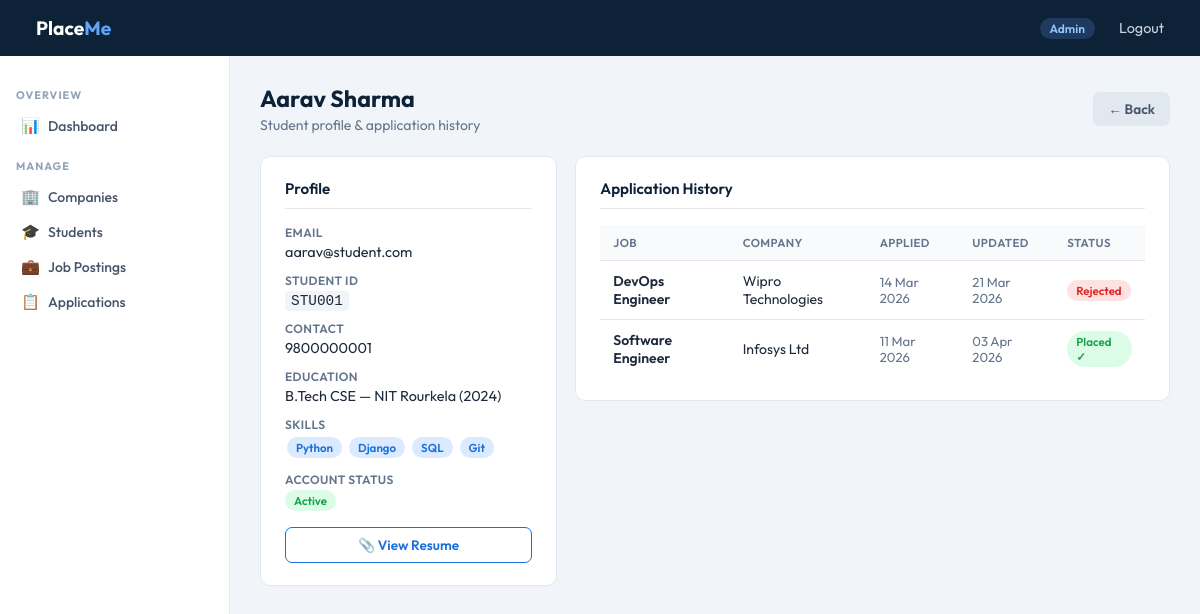
The page /admin/student/1 (signed in) on the database its author committed.
### app.py (models this page shows, shortened)
class Student(db.Model):
    __tablename__ = 'student'
    id              = db.Column(db.Integer, primary_key=True)
    name            = db.Column(db.String(100), nullable=False)
    email           = db.Column(db.String(120), unique=True, nullable=False)
    password        = db.Column(db.String(200), nullable=False)
    student_id      = db.Column(db.String(50), unique=True)
    contact         = db.Column(db.String(20))
    education       = db.Column(db.Text)
    skills          = db.Column(db.Text)
    resume_path     = db.Column(db.String(200))
    is_active       = db.Column(db.Boolean, default=True)
    registered_date = db.Column(db.DateTime, default=datetime.utcnow)
    applications = db.relationship(
        'Application', backref='student',
        lazy=True, cascade='all, delete-orphan'
    )

class Application(db.Model):
    __tablename__ = 'application'
    id           = db.Column(db.Integer, primary_key=True)
    student_id   = db.Column(db.Integer, db.ForeignKey('student.id'), nullable=False)
    job_id       = db.Column(db.Integer, db.ForeignKey('job_position.id'), nullable=False)
    status       = db.Column(db.String(20), default='Applied')  # Applied → Shortlisted → Selected / Rejected / Placed
    applied_date = db.Column(db.DateTime, default=datetime.utcnow)
    updated_date = db.Column(db.DateTime, default=datetime.utcnow)
    placement = db.relationship(
        'Placement', backref='application',
        uselist=False, cascade='all, delete-orphan'
    )

class JobPosition(db.Model):
    __tablename__ = 'job_position'
    id              = db.Column(db.Integer, primary_key=True)
    company_id      = db.Column(db.Integer, db.ForeignKey('company.id'), nullable=False)
    title           = db.Column(db.String(100), nullable=False)
    description     = db.Column(db.Text)
    required_skills = db.Column(db.Text)
    experience      = db.Column(db.String(50))
    salary_range    = db.Column(db.String(50))
    status          = db.Column(db.String(20), default='Active')  # Active / Closed
    is_approved     = db.Column(db.Boolean, default=False)
    posted_date     = db.Column(db.DateTime, default=datetime.utcnow)
    applications = db.relationship(
        'Application', backref='job_position',
        lazy=True, cascade='all, delete-orphan'
    )

class Company(db.Model):
    __tablename__ = 'company'
    id              = db.Column(db.Integer, primary_key=True)
    name            = db.Column(db.String(100), nullable=False)
    email           = db.Column(db.String(120), unique=True, nullable=False)
    password        = db.Column(db.String(200), nullable=False)
    industry        = db.Column(db.String(100))
    contact         = db.Column(db.String(20))
    is_approved     = db.Column(db.Boolean, default=False)
    is_active       = db.Column(db.Boolean, default=True)
    registered_date = db.Column(db.DateTime, default=datetime.utcnow)
    job_positions = db.relationship(
        'JobPosition', backref='company',
        lazy=True, cascade='all, delete-orphan'
    )

### app.py (the view)
@app.route('/admin/student/<int:student_id>')
def admin_view_student(student_id):
    if session.get('role') != 'admin':
        flash('Unauthorized access!', 'danger')
        return redirect(url_for('login'))
    student = Student.query.get_or_404(student_id)
    applications = Application.query.filter_by(
        student_id=student_id
    ).order_by(Application.applied_date.desc()).all()
    return render_template('admin_view_student.html', student=student, applications=applications)

### app.py (called while the page is built)
@app.context_processor
def inject_student():
    if session.get('role') == 'student':
        return dict(student=Student.query.get(session['user_id']))
    return dict(student=None)

### templates/admin_view_student.html (shortened to what this page needs)
{% extends "base.html" %}
{% block content %}
<div class="page-header">
  <div class="header-row">
    <div>
      <h1>{{ student.name }}</h1>
      <p>Student profile &amp; application history</p>
    </div>
    <a href="{{ url_for('admin_students') }}" class="btn btn-gray">← Back</a>
  </div>
</div>
<div style="display:grid;grid-template-columns:1fr 2fr;gap:18px;align-items:start;">
  <div class="card">
    <div class="card-title">Profile</div>
    <div style="display:flex;flex-direction:column;gap:12px;">
      <div class="profile-field">
        <div class="pf-label">Email</div>
        <div class="pf-value">{{ student.email }}</div>
      </div>
      <div class="profile-field">
        <div class="pf-label">Student ID</div>
        <div class="pf-value"><code style="background:#f1f5f9;padding:2px 6px;border-radius:4px;">{{ student.student_id or '—' }}</code></div>
      </div>
      <div class="profile-field">
        <div class="pf-label">Contact</div>
        <div class="pf-value">{{ student.contact or '—' }}</div>
      </div>
      <div class="profile-field">
        <div class="pf-label">Education</div>
        <div class="pf-value">{{ student.education or '—' }}</div>
      </div>
      <div class="profile-field">
        <div class="pf-label">Skills</div>
        <div class="pf-value">
          {% if student.skills %}
            {% for skill in student.skills.split(',') %}
              <span class="badge badge-blue" style="margin:2px;">{{ skill.strip() }}</span>
            {% endfor %}
          {% else %}—{% endif %}
        </div>
      </div>
      <div class="profile-field">
        <div class="pf-label">Account Status</div>
        <div class="pf-value">
          {% if student.is_active %}<span class="badge badge-green">Active</span>
          {% else %}<span class="badge badge-red">Blacklisted</span>{% endif %}
        </div>
      </div>
      {% if student.resume_path %}
      <a href="/uploads/{{ student.resume_path }}" target="_blank" class="btn btn-outline" style="justify-content:center;margin-top:4px;">📎 View Resume</a>
      {% endif %}
    </div>
  </div>
  <div class="card">
    <div class="card-title">Application History</div>
    {% if applications %}
    <div class="table-wrap">
      <table>
        <thead>
          <tr>
            <th>Job</th>
            <th>Company</th>
            <th>Applied</th>
            <th>Updated</th>
            <th>Status</th>
          </tr>
        </thead>
        <tbody>
          {% for app in applications %}
          <tr>
            <td style="font-weight:600;">{{ app.job_position.title }}</td>
            <td>{{ app.job_position.company.name }}</td>
            <td style="font-size:.82rem;color:var(--gray);">{{ app.applied_date.strftime('%d %b %Y') if app.applied_date else '—' }}</td>
            <td style="font-size:.82rem;color:var(--gray);">{{ app.updated_date.strftime('%d %b %Y') if app.updated_date else '—' }}</td>
            <td>
              {% set s = app.status %}
              {% if s == 'Applied' %}<span class="badge badge-blue">Applied</span>
              {% elif s == 'Shortlisted' %}<span class="badge badge-purple">Shortlisted</span>
              {% elif s == 'Interview' %}<span class="badge badge-amber">Interview</span>
              {% elif s == 'Selected' %}<span class="badge badge-green">Selected</span>
              {% elif s == 'Placed' %}<span class="badge badge-green">Placed ✓</span>
              {% elif s == 'Rejected' %}<span class="badge badge-red">Rejected</span>
              {% else %}<span class="badge badge-gray">{{ s }}</span>{% endif %}
            </td>
          </tr>
          {% endfor %}
        </tbody>
      </table>
    </div>
    {% else %}
    <div class="empty">
      <div class="emoji">📋</div>
      <p>No applications yet.</p>
    </div>
    {% endif %}
  </div>
</div>
{% endblock %}

### templates/base.html (style rules this page uses)
*, *::before, *::after { box-sizing: border-box; margin: 0; padding: 0; }
:root { --navy: #0d2137; --blue: #1a6fdb; --blue-lt: #dbeafe; --green: #16a34a; --green-lt:#dcfce7; --amber: #b45309; --amber-lt:#fef3c7; --red: #dc2626; --red-lt: #fee2e2; --gray: #64748b; --border: #e2e8f0; --bg: #f1f5f9; --white: #ffffff; --text: #1e293b; --sidebar-w: 230px; }
body { font-family: 'Outfit', sans-serif; background: var(--bg); color: var(--text); min-height: 100vh; }
.page-header { margin-bottom: 22px; }
.page-header h1 { font-size: 1.45rem; font-weight: 700; color: var(--navy); }
.page-header p { color: var(--gray); margin-top: 3px; font-size: .875rem; }
.header-row { display: flex; align-items: center; justify-content: space-between; flex-wrap: wrap; gap: 10px; }
.card { background: var(--white); border: 1px solid var(--border); border-radius: 10px; padding: 22px 24px; }
.card-title { font-size: .95rem; font-weight: 600; color: var(--navy); margin-bottom: 16px; border-bottom: 1px solid var(--border); padding-bottom: 10px; }
.table-wrap { overflow-x: auto; }
table { width: 100%; border-collapse: collapse; font-size: .875rem; }
thead th { background: #f8fafc; color: var(--gray); font-weight: 600; font-size: .72rem; text-transform: uppercase; letter-spacing: .4px; padding: 10px 13px; text-align: left; border-bottom: 1px solid var(--border); }
tbody td { padding: 11px 13px; border-bottom: 1px solid var(--border); vertical-align: middle; }
tbody tr:last-child td { border-bottom: none; }
.btn { display: inline-flex; align-items: center; gap: 5px; padding: 8px 15px; border-radius: 7px; font-size: .85rem; font-weight: 600; border: none; cursor: pointer; text-decoration: none; transition: all .13s; font-family: inherit; }
.btn-outline { background: transparent; color: var(--blue); border: 1.5px solid var(--blue); }
.btn-gray { background: #e2e8f0; color: #475569; }
.badge { display: inline-block; padding: 3px 9px; border-radius: 20px; font-size: .72rem; font-weight: 600; }
.badge-blue { background: var(--blue-lt); color: var(--blue); }
.badge-green { background: var(--green-lt); color: var(--green); }
.badge-red { background: var(--red-lt); color: var(--red); }
.profile-field .pf-label { font-size: .75rem; font-weight: 600; color: var(--gray); text-transform: uppercase; letter-spacing: .4px; }
.profile-field .pf-value { font-size: .9rem; color: var(--text); margin-top: 3px; }

### rows shown on the page
Student: name "Aarav Sharma", email "aarav@student.com", student "STU001", contact "9800000001", education "B.Tech CSE — NIT Rourkela (2024)"
Application: job_position "DevOps Engineer", job_position.company.name "Wipro Technologies", applied_date "14 Mar 2026", updated_date "21 Mar 2026", status "Rejected"
Application: job_position "Software Engineer", job_position.company.name "Infosys Ltd", applied_date "11 Mar 2026", updated_date "03 Apr 2026", status "Placed ✓"

### other values the page prints
{{ session.get('role') | capitalize }} "Admin"
{{ skill.strip() }} "Python" "Django" "SQL" "Git"
